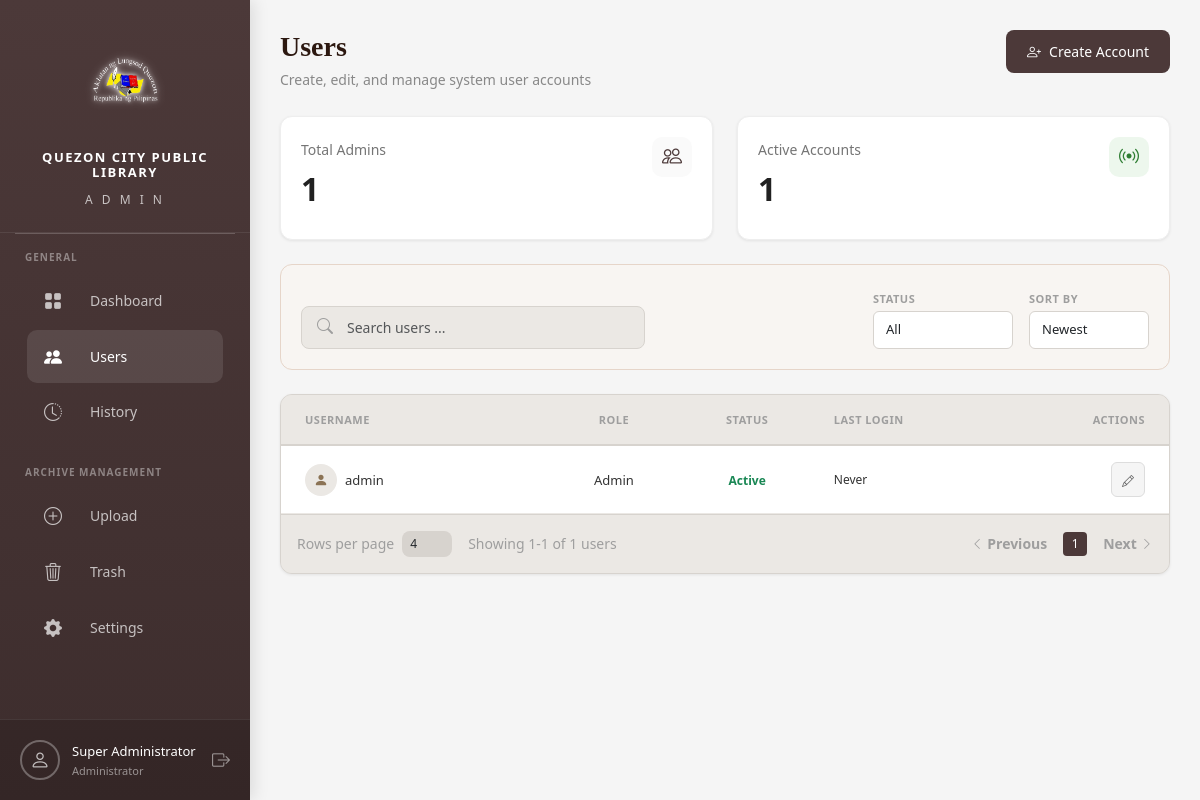
The page /pages/users.php (signed in) on the database its author committed.
### tables this page shows
CREATE TABLE IF NOT EXISTS users (
    id INT PRIMARY KEY AUTO_INCREMENT,
    username VARCHAR(50) UNIQUE NOT NULL,
    password VARCHAR(255) NOT NULL,
    full_name VARCHAR(100) NOT NULL,
    email VARCHAR(100) UNIQUE NOT NULL,
    profile_photo VARCHAR(255) DEFAULT NULL,
    role ENUM('super_admin', 'admin') DEFAULT 'admin',
    status ENUM('active', 'inactive') DEFAULT 'active',
    last_login DATETIME DEFAULT NULL,
    created_at DATETIME DEFAULT CURRENT_TIMESTAMP,
    updated_at DATETIME DEFAULT CURRENT_TIMESTAMP ON UPDATE CURRENT_TIMESTAMP
);

### pages/users.php (the view, shortened to what the rows shown need)
<?php
require_once __DIR__ . '/../includes/auth.php';
$page = isset($_GET['page']) ? max(1, intval($_GET['page'])) : 1;
$limit = isset($_GET['limit']) ? intval($_GET['limit']) : 4;
$sortBy = $_GET['sort'] ?? 'newest';
$whereClause = "WHERE 1=1";
$params = [];
$countStmt = $pdo->prepare("SELECT COUNT(*) as total FROM users $whereClause");
$countStmt->execute($params);
$totalUsers = $countStmt->fetch()['total'];
$pagination = getPagination($totalUsers, $page, $limit);
$orderBy = $sortBy === 'oldest' ? 'created_at ASC' : 'created_at DESC';
$stmt = $pdo->prepare("SELECT * FROM users $whereClause ORDER BY $orderBy LIMIT ? OFFSET ?");
$params[] = $limit;
$params[] = $pagination['offset'];
$stmt->execute($params);
$users = $stmt->fetchAll();
?>
<!DOCTYPE html>
<html lang="en">
<head>
    <link href="https://cdn.jsdelivr.net/npm/bootstrap@5.3.2/dist/css/bootstrap.min.css" rel="stylesheet">
    <link href="https://cdn.jsdelivr.net/npm/bootstrap-icons@1.11.1/font/bootstrap-icons.css" rel="stylesheet">
    <link href="<?= APP_URL ?>/assets/css/style.css" rel="stylesheet">
    <link href="<?= APP_URL ?>/assets/css/dark-mode.css" rel="stylesheet">
</head>
<body class="<?= getSetting('dark_mode') === '1' ? 'dark-mode' : '' ?>">
    <?php include __DIR__ . '/../layouts/sidebar.php'; ?>
    <main class="main-content">
        <div class="page-header"
            style="display: flex; align-items: flex-start; justify-content: space-between; margin-bottom: 25px;">
            <div>
                <h1 class="page-title"
                    style="font-size: 28px; font-weight: 600; color: #2C1810; font-family: 'Playfair Display', Georgia, serif;">
                    Users</h1>
            </div>
        </div>
        <div class="table-container"
            style="background: #EBE8E4; border: 1px solid #D7D3CE; border-radius: 12px; overflow: hidden;">
            <table class="table mb-0">
                <thead>
                    <tr style="border-bottom: 2px solid #D7D3CE;">
                        <th class="py-3 ps-4 text-uppercase text-muted"
                            style="font-size: 11px; font-weight: 800; background: #EBE8E4; border-bottom: none; width: 30%;">
                            Username</th>
                        <th class="py-3 text-center text-uppercase text-muted"
                            style="font-size: 11px; font-weight: 800; background: #EBE8E4; border-bottom: none; width: 15%;">
                            Role</th>
                        <th class="py-3 text-center text-uppercase text-muted"
                            style="font-size: 11px; font-weight: 800; background: #EBE8E4; border-bottom: none; width: 15%;">
                            Status</th>
                        <th class="py-3 text-uppercase text-muted"
                            style="font-size: 11px; font-weight: 800; background: #EBE8E4; border-bottom: none; width: 25%;">
                            Last Login</th>
                        <th class="py-3 pe-4 text-end text-uppercase text-muted"
                            style="font-size: 11px; font-weight: 800; background: #EBE8E4; border-bottom: none; width: 15%;">
                            Actions</th>
                    </tr>
                </thead>
                <tbody class="bg-white">
                    <?php if (empty($users)): ?>
                        <tr>
                            <td colspan="5" class="text-center py-5 bg-white">
                                <span class="text-muted">No users found.</span>
                            </td>
                        </tr>
                    <?php else: ?>
                        <?php foreach ($users as $user): ?>
                            <tr style="border-bottom: 1px solid #EBE8E4;">
                                <td class="py-3 ps-4" style="font-size: 13px; color: #333;">
                                    <div class="d-flex align-items-center gap-2">
                                        <div class="user-avatar"
                                            style="width: 32px; height: 32px; background: #EBE8E4; border-radius: 50%; display: flex; align-items: center; justify-content: center;">
                                            <i class="bi bi-person-fill" style="color: #8B7355;"></i>
                                        </div>
                                        <span class="fw-medium"><?= htmlspecialchars($user['username']) ?></span>
                                    </div>
                                </td>
                                <td class="py-3 text-center" style="font-size: 13px; color: #333;">
                                    <?= ($user['role'] === 'super_admin') ? 'Admin' : 'Admin' ?>
                                </td>
                                <td class="py-3 text-center">
                                    <?php
                                    $statusColor = $user['status'] === 'active' ? '#198754' : '#DC3545';
                                    ?>
                                    <span class="fw-bold" style="font-size: 12px; color: <?= $statusColor ?>;">
                                        <?= ucfirst($user['status']) ?>
                                    </span>
                                </td>
                                <td class="py-3" style="font-size: 12px; color: #333;">
                                    <?= $user['last_login'] ? date('Y-m-d h:i A', strtotime($user['last_login'])) : 'Never' ?>
                                </td>
                                <td class="py-3 pe-4 text-end">
                                    <div class="d-flex gap-2 justify-content-end">
                                        <button type="button" class="btn btn-sm" data-bs-toggle="modal"
                                            data-bs-target="#editUserModal" data-user='<?= json_encode($user) ?>'
                                            style="background: #f5f5f5; border: 1px solid #ddd; padding: 6px 10px; border-radius: 6px;">
                                            <i class="bi bi-pencil" style="font-size: 12px; color: #666;"></i>
                                        </button>
                                    </div>
                                </td>
                            </tr>
                        <?php endforeach; ?>
                    <?php endif; ?>
                </tbody>
            </table>
        </div>
    </main>
    <?php include __DIR__ . '/../layouts/footer.php'; ?>
</body>
</html>

### layouts/sidebar.php (shortened to what the rows shown need)
<aside class="sidebar" id="sidebar">
    <div class="sidebar-header" style="text-align: center; padding: 25px 20px 20px;">
        <h2
            style="color: #fff; font-size: 13px; font-weight: 600; letter-spacing: 1.5px; margin: 0 0 5px; text-transform: uppercase;">
            QUEZON CITY PUBLIC LIBRARY</h2>
    </div>
    <div class="sidebar-footer"
        style="padding: 20px; border-top: 1px solid rgba(255,255,255,0.08); display: flex; align-items: center; gap: 12px;">
        <div style="flex: 1;">
            <div style="color: #fff; font-size: 13px; font-weight: 500;">
                <?= htmlspecialchars($currentUser['full_name'] ?? 'User') ?>
            </div>
            <div style="color: rgba(255,255,255,0.5); font-size: 11px;">Administrator</div>
        </div>
    </div>
</aside>

### rows shown on the page
users: full_name "Super Administrator", username "admin", role "Admin", status "Active", shows "Never"

### other values the page prints
$totalAdmins "1"
$activeAdmins "1"
$pagination['offset'] + 1 "1"
min($pagination['offset'] + $limit, $totalUsers) "1"
$totalUsers "1"
$page "1"
